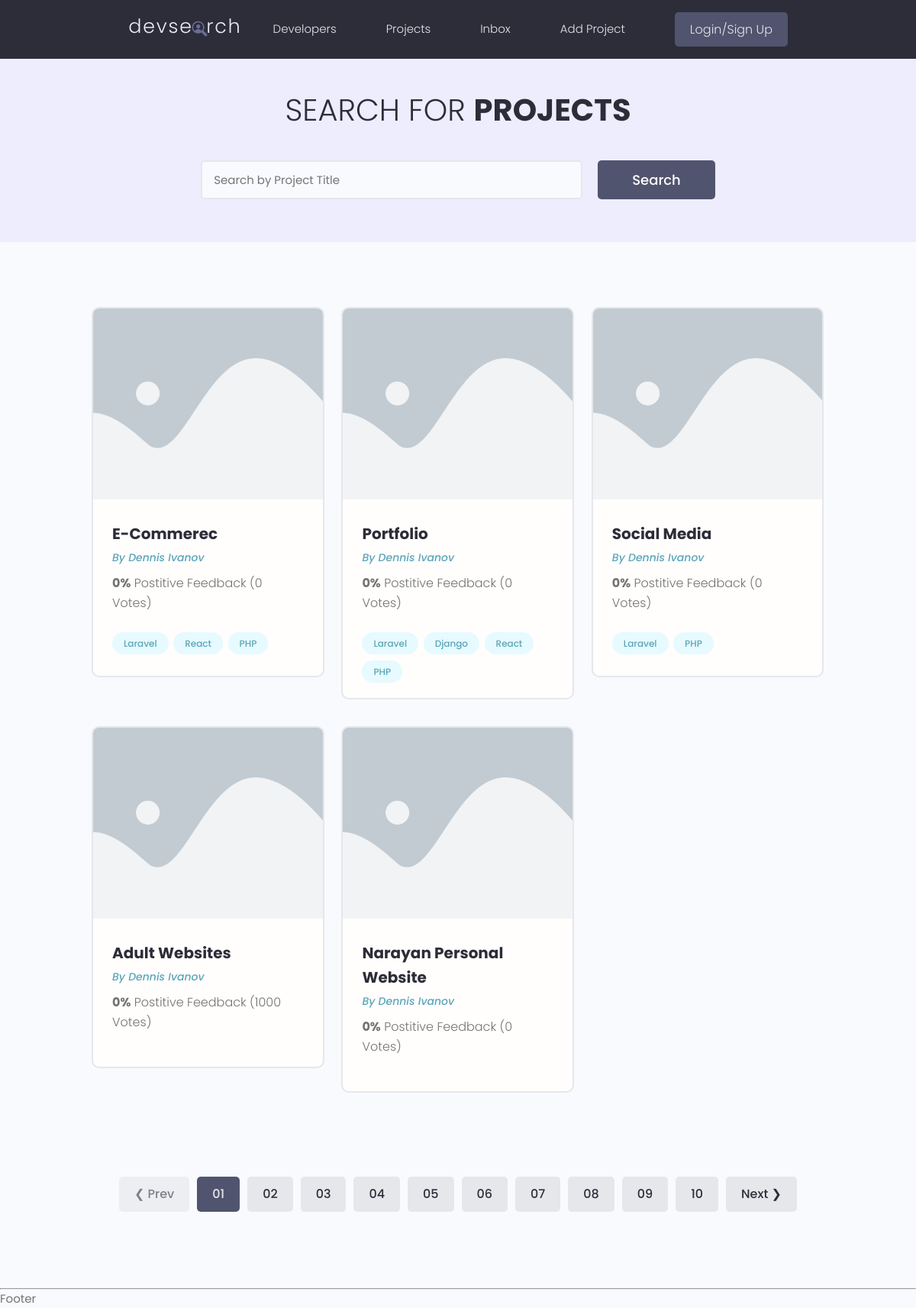
The page / on the database its author committed.
### projects/models.py (models this page shows, shortened)
class Project(models.Model):
    id = models.UUIDField(default=uuid.uuid4, unique=True, primary_key=True, editable=False)
    title = models.CharField(max_length=200)
    description = models.TextField(null=True, blank=True)
    featured_image = models.ImageField(null=True, blank=True, default="default.png")
    demo_link = models.CharField(max_length=2000, null=True, blank=True)
    source_link= models.CharField(max_length=2000, null=True, blank=True)
    tags = models.ManyToManyField('Tag', null=True, blank=True)
    vote_total = models.IntegerField(null=True, blank=True, default=0)
    vote_ratio = models.IntegerField(null=True, blank=True, default=0)
    created = models.DateTimeField(auto_now_add=True)

class Tag(models.Model):
    id = models.UUIDField(default=uuid.uuid4, unique=True, primary_key=True, editable=False)
    name = models.CharField(max_length=200)
    created = models.DateTimeField(auto_now_add=True)
    def __str__(self):
        return self.name

### projects/views.py (the view)
# urls.py: path('', include('projects.urls')),
def projects(request):
    page = "projects"
    page_id = 3444
    projects= Project.objects.all()
    context = { "page":page, "page_id":page_id ,"projects": projects}
    return render(request, 'projects/projects.html', context)

### projects/templates/projects/projects.html (shortened to what this page needs)
{% extends 'main.html' %}
{% load static %}
{% block content %}
<main class="projects">
    <section class="hero-section text-center">
      <div class="container container--narrow">
        <div class="hero-section__box">
          <h2>Search for <span>Projects</span></h2>
        </div>
        <div class="hero-section__search">
          <form class="form" action="#" method="get">
            <div class="form__field">
              <input class="input input--text" id="formInput#search" type="text" name="text"
                placeholder="Search by Project Title" />
            </div>
            <input class="btn btn--sub btn--lg" type="submit" value="Search" />
          </form>
        </div>
      </div>
    </section>
    <section class="projectsList">
      <div class="container">
        <div class="grid grid--three">
            {% for project in projects %}
          <div class="column">
            <div class="card project">
              <a href="{% url 'project' project.id %}" class="project">
                <img class="project__thumbnail" src="{{ project.featured_image.url }}" alt="project thumbnail" />
                <div class="card__body">
                  <h3 class="project__title">{{ project.title }}</h3>
                  <p><a class="project__author" href="profile.html">By Dennis Ivanov</a></p>
                  <p class="project--rating">
                    <span style="font-weight: bold;">{{ project.vote_ratio }}%</span> Postitive
                    Feedback ({{ project.vote_total }} Vote{{ project.vote_total|pluralize:"s" }})
                  </p>
                  <div class="project__tags">
                    {% for tag in project.tags.all %}
                    <span class="tag tag--pill tag--main">
                      <small>{{ tag }}</small>
                    </span>
                    {% endfor %}
                  </div>
                </div>
              </a>
            </div>
          </div>
            {% endfor %}
        </div>
      </div>
    </section>
    <div class="pagination">
      <ul class="container">
        <li><a href="#" class="btn btn--disabled">&#10094; Prev</a></li>
        <li><a href="#" class="btn btn--sub">01</a></li>
        <li><a href="#" class="btn">02</a></li>
        <li><a href="#" class="btn">03</a></li>
        <li><a href="#" class="btn">04</a></li>
        <li><a href="#" class="btn">05</a></li>
        <li><a href="#" class="btn">06</a></li>
        <li><a href="#" class="btn">07</a></li>
        <li><a href="#" class="btn">08</a></li>
        <li><a href="#" class="btn">09</a></li>
        <li><a href="#" class="btn">10</a></li>
        <li><a href="#" class="btn">Next &#10095;</a></li>
      </ul>
    </div>
  </main>
{% endblock content %}

### static/styles/app.css (style rules this page uses)
:root { --color-sub: #2d2d39; }
.btn--sub { background-color: var(--color-sub-light); }
.card { border: 2px solid var(--color-light); }
img { width: 100%; }
.hero-section { height: 40vh; display: flex; align-items: center; background-color: var(--color-sub); }
.hero-section__box { margin-bottom: 4rem; }
.hero-section__box > h2, .hero-section__box > h2 > span { font-size: 4rem; color: var(--color-light); line-height: 1.3; text-transform: uppercase; }
.hero-section__box > h2 { font-weight: 300; }
.hero-section__box > h2 > span { font-weight: 700; }
.hero-section__search > .form { display: flex; align-items: center; justify-content: center; gap: 2rem; }
.hero-section__search > .form input.input--text { width: 50rem; }
.pagination { margin-top: 8rem; margin-bottom: 10rem; }
.pagination > ul { flex-wrap: wrap; list-style: none; display: flex; align-items: center; justify-content: center; gap: 1rem; }
.pagination .btn { color: var(--color-sub); }
.pagination .btn.btn--sub { color: var(--color-light); }
.project__author { font-size: 1.4rem; font-style: italic; }
.project--rating { margin-bottom: 1.6em; margin-top: .5em; }
.projects > .hero-section { background: var(--color-sub-lighter); height: 30vh; }
.projects .hero-section__box { margin-bottom: 2.5rem; }
.projects .hero-section__box > h2 { color: var(--color-sub); }
.projects .hero-section__box > h2 > span { font-weight: 700; color: var(--color-sub); }
.projectsList { margin-top: 8rem; }
.project__thumbnail { height: 25rem; object-fit: cover; object-position: top center; }
.project__title { font-size: 2rem; font-weight: 700; color: var(--color-sub); }

### static/uikit/styles/modules/_variables.css (style rules this page uses)
:root { --color-main: #5aa5b9; --color-main-light: #e6faff; --color-sub: #3f4156; --color-sub-light: #51546e; --color-sub-lighter: #ededfd; --color-text: #737373; --color-gray: #8b8b8b; --color-light: #e5e7eb; --color-light-gray: #767676; --color-bg: #f8fafd; --color-white: #fffefd; --color-white-light: #f3f3f3; --color-success: #359e64; --color-success-bg: #def8e8; --color-error: #fc4b0b; --color-error-bg: #fff2ee; --font-base: 'Poppins', arial, helvetica, 'Segoe UI', roboto, ubuntu, sans-serif; --font-monospace: 'Fira Code', 'Courier New', courier, monospace; --font-regular: 300; --font-medium: 500; --font-bold: 700; --generic-shadow: 1px 1px 5px #00000010; --generic-transition: all 0.3s ease-in-out; }

### static/uikit/styles/modules/_base.css (style rules this page uses)
* { margin: 0; padding: 0; box-sizing: border-box; text-rendering: optimizeLegibility; color: inherit; font-size: inherit; }
html { font-size: 50%; }
@media only screen and (min-width: 480px) { html { font-size: 56.25%; } }
@media only screen and (min-width: 1200px) { html { font-size: 62.5%; } }
body { line-height: 1.6; font-weight: 400; font-size: 1.5rem; color: var(--color-text); background-color: var(--color-bg); min-height: 100vh; }

### static/uikit/styles/modules/_typography.css (style rules this page uses)
* { font-family: var(--font-base); }
h2 { font-size: 3.6rem; font-weight: var(--font-bold); }
h3 { font-size: 3.2rem; font-weight: var(--font-medium); }
p, span, strong { font-size: 1.6rem; color: var(--color-text); font-weight: var(--font-regular); }
a { padding-bottom: 2px; text-decoration: none; display: inline-block; color: var(--color-main); font-weight: var(--font-medium); }

### static/uikit/styles/modules/_utilities.css (style rules this page uses)
.container { width: 92%; max-width: 165rem; margin: 0 auto; box-sizing: border-box; }
.container--narrow { width: 92%; max-width: 120rem; }
@media screen and (min-width: 1000px) { .container { width: 90%; } }
@media screen and (min-width: 1000px) { .container--narrow { width: 85%; } }
@media screen and (min-width: 1200px) { .container { width: 80%; } }
@media screen and (min-width: 1200px) { .container--narrow { width: 72%; } }
.text-center { text-align: center; }

### static/uikit/styles/modules/_button.css (style rules this page uses)
.btn { display: inline-block; position: relative; cursor: pointer; background-color: var(--color-light); font-weight: var(--font-medium); color: var(--color-sub); text-decoration: none; padding: 1rem 2rem; border-radius: 0.5rem; border: none; width: -webkit-fit-content; width: -moz-fit-content; width: fit-content; height: -webkit-fit-content; height: -moz-fit-content; height: fit-content; font-size: 1.6rem; outline-width: 0; outline-color: transparent; -webkit-backface-visibility: hidden; backface-visibility: hidden; transition: all 0.3s ease-in-out; }
.btn:disabled, .btn--disabled { cursor: not-allowed; opacity: 0.6; }
.btn--sub { background-color: var(--color-sub); color: var(--color-white); }
.btn--lg { font-size: 1.8rem; padding: 1.2rem 4.5rem; }

### rows shown on the page
Project: featured_image (placeholder picture), title "E-Commerec", vote_ratio "0", vote_total "0"
Tag: name "Laravel"
Tag: name "React"
Tag: name "PHP"
Project: featured_image (placeholder picture), title "Portfolio", vote_ratio "0", vote_total "0"
Tag: name "Django"
Project: featured_image (placeholder picture), title "Social Media", vote_ratio "0", vote_total "0"
Project: featured_image (placeholder picture), title "Adult Websites", vote_ratio "0", vote_total "1000"
Project: featured_image (placeholder picture), title "Narayan Personal Website", vote_ratio "0", vote_total "0"
